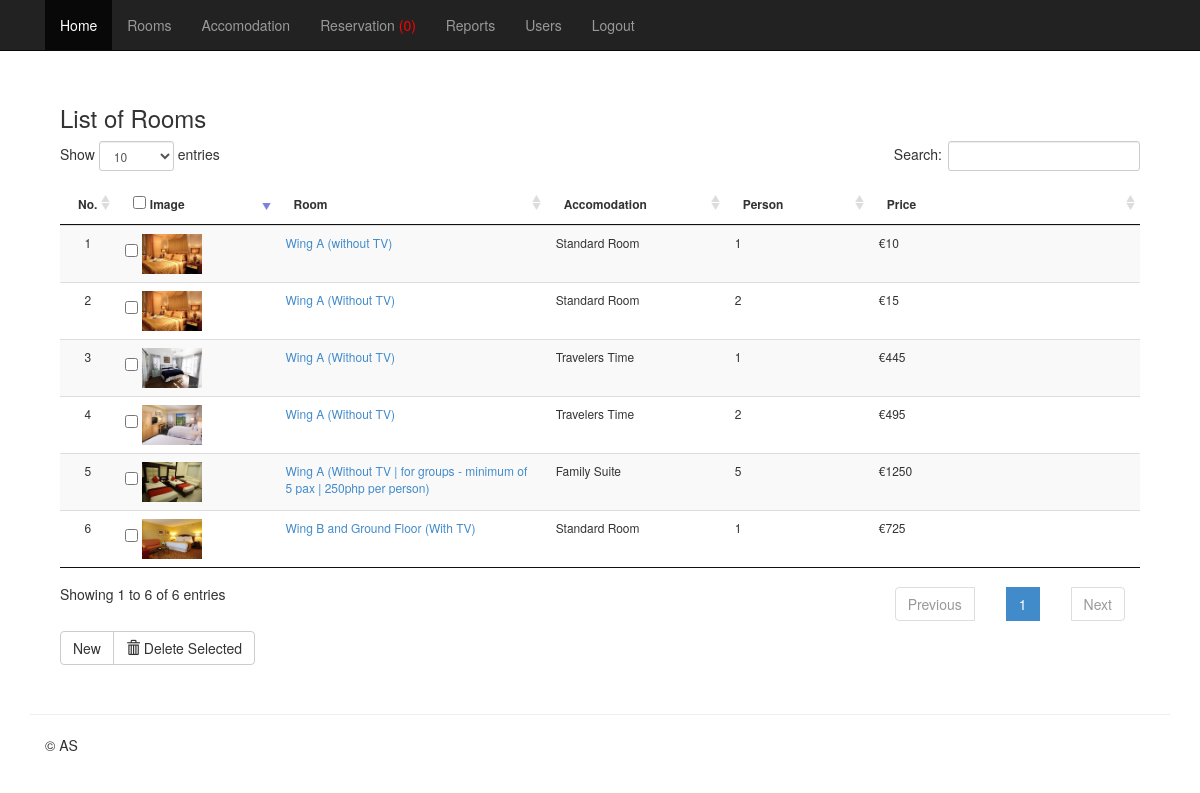
/admin/mod_room/index.php (signed in), run on the app's committed database.
### tables this page shows
CREATE TABLE `tblroom` (
  `ROOMID` int(11) NOT NULL,
  `ROOMNUM` int(11) NOT NULL,
  `ACCOMID` int(11) NOT NULL,
  `ROOM` varchar(30) NOT NULL,
  `ROOMDESC` varchar(255) NOT NULL,
  `NUMPERSON` int(11) NOT NULL,
  `PRICE` double NOT NULL,
  `ROOMIMAGE` varchar(255) NOT NULL,
  `OROOMNUM` int(11) NOT NULL,
  `RoomTypeID` int(11) NOT NULL
);

CREATE TABLE `tblaccomodation` (
  `ACCOMID` int(11) NOT NULL,
  `ACCOMODATION` varchar(30) NOT NULL,
  `ACCOMDESC` varchar(90) NOT NULL
);

### admin/mod_room/index.php (called while the page is built, shortened)
<?php
require_once '../themes/backendTemplate.php';
?>

### includes/database.php (called while the page is built, shortened)
<?php
class Database {
	var $sql_string = '';
	private $conn;
	public function open_connection() {
		$this->conn = mysqli_connect(DB_SERVER,DB_USER,DB_PASS);
		if(!$this->conn){
			echo "Problem in database connection! Contact administrator!";
			exit();
		}else{
			$db_select = mysqli_select_db($this->conn,DB_NAME);
		}
	}
	function setQuery($sql='') {
		$this->sql_string=$sql;
	}
	function executeQuery() {
		$result = mysqli_query($this->conn,$this->sql_string);
		return $result;
	}
	private function confirm_query($result) {
		return $result;
	}
	function loadResultList( $key='' ) {
		$cur = $this->executeQuery();
		$array = array();
		while ($row = mysqli_fetch_object($cur)) {
			if ($key) {
				$array[$row->$key] = $row;
			} else {
				$array[] = $row;
			}
		}
		return $array;
	}
}
$mydb = new Database();
?>

### admin/mod_room/list.php (the view, shortened to what this page needs)
<div class="container">
			<div class="panel-body">
			<h3 align="left">List of Rooms</h3>
			    <form action="controller.php?action=delete" Method="POST">
				<table id="example" style="font-size:12px" class="table table-striped table-hover table-responsive"  cellspacing="0">
				  <thead>
				  	<tr  >
				  	<th>No.</th>
				  		<th align="left"  width="100">
				  		 <input type="checkbox" name="chkall" id="chkall" onclick="return checkall('selector[]');">
				  		Image</th>
				  		<th align="left"  width="200">Room</th>
				  		<th align="left" width="120">Accomodation</th>
				  		<th align="left" width="90">Person</th>
				  		<th align="left"  width="200">Price</th>
				  	</tr>
				  </thead>
				  <tbody>
				  	<?php
				  		$mydb->setQuery("SELECT *,ACCOMODATION FROM tblroom r, tblaccomodation a WHERE r.ACCOMID = a.ACCOMID ORDER BY  ROOMID ASC ");
				  		$cur = $mydb->loadResultList();
						foreach ($cur as $result) {
				  		echo '<tr>';
						echo '<td width="5%" align="center"></td>';
				  		echo '<td align="left"  width="120"><input type="checkbox" name="selector[]" id="selector[]" value="'.$result->ROOMID. '"/>
				  				<img src="'. $result->ROOMIMAGE.'" width="60" height="40" title="'. $result->ROOM .'"/></td>';
						echo '<td><a href="index.php?view=edit&id='.$result->ROOMID.'">'. $result->ROOM.' ('. $result->ROOMDESC.')</a></td>';
						echo '<td>'. $result->ACCOMODATION.'</td>';
				  		echo '<td>'. $result->NUMPERSON.'</td>';
				  		echo '<td> &euro;'. $result->PRICE.'</td>';
				  		echo '</tr>';
				  	}
				  	?>
				  </tbody>
				</table>
				<div class="btn-group">
				  <a href="index.php?view=add" class="btn btn-default">New</a>
				  <button type="submit" class="btn btn-default" name="delete"><span class="glyphicon glyphicon-trash"></span> Delete Selected</button>
				</div>
				</form>
	  		</div>
</div>

### admin/css/offcanvas.css (style rules this page uses)
body { padding-top: 70px; }

### data on the page
tblroom: ROOMIMAGE (picture), ROOM "Wing A", ROOMDESC "without TV", ACCOMID.ACCOMODATION "Standard Room", NUMPERSON "1", PRICE "10"
tblroom: ROOMIMAGE (picture), ROOM "Wing A", ROOMDESC "Without TV", ACCOMID.ACCOMODATION "Standard Room", NUMPERSON "2", PRICE "15"
tblroom: ROOMIMAGE (picture), ROOM "Wing A", ROOMDESC "Without TV", ACCOMID.ACCOMODATION "Travelers Time", NUMPERSON "1", PRICE "445"
tblroom: ROOMIMAGE (picture), ROOM "Wing A", ROOMDESC "Without TV", ACCOMID.ACCOMODATION "Travelers Time", NUMPERSON "2", PRICE "495"
tblroom: ROOMIMAGE (picture), ROOM "Wing A", ROOMDESC "Without TV | for groups - minimum of 5 pax | 250php per person", ACCOMID.ACCOMODATION "Family Suite", NUMPERSON "5", PRICE "1250"
tblroom: ROOMIMAGE (picture), ROOM "Wing B and Ground Floor", ROOMDESC "With TV", ACCOMID.ACCOMODATION "Standard Room", NUMPERSON "1", PRICE "725"

### other printed values
$result->Total "0"
